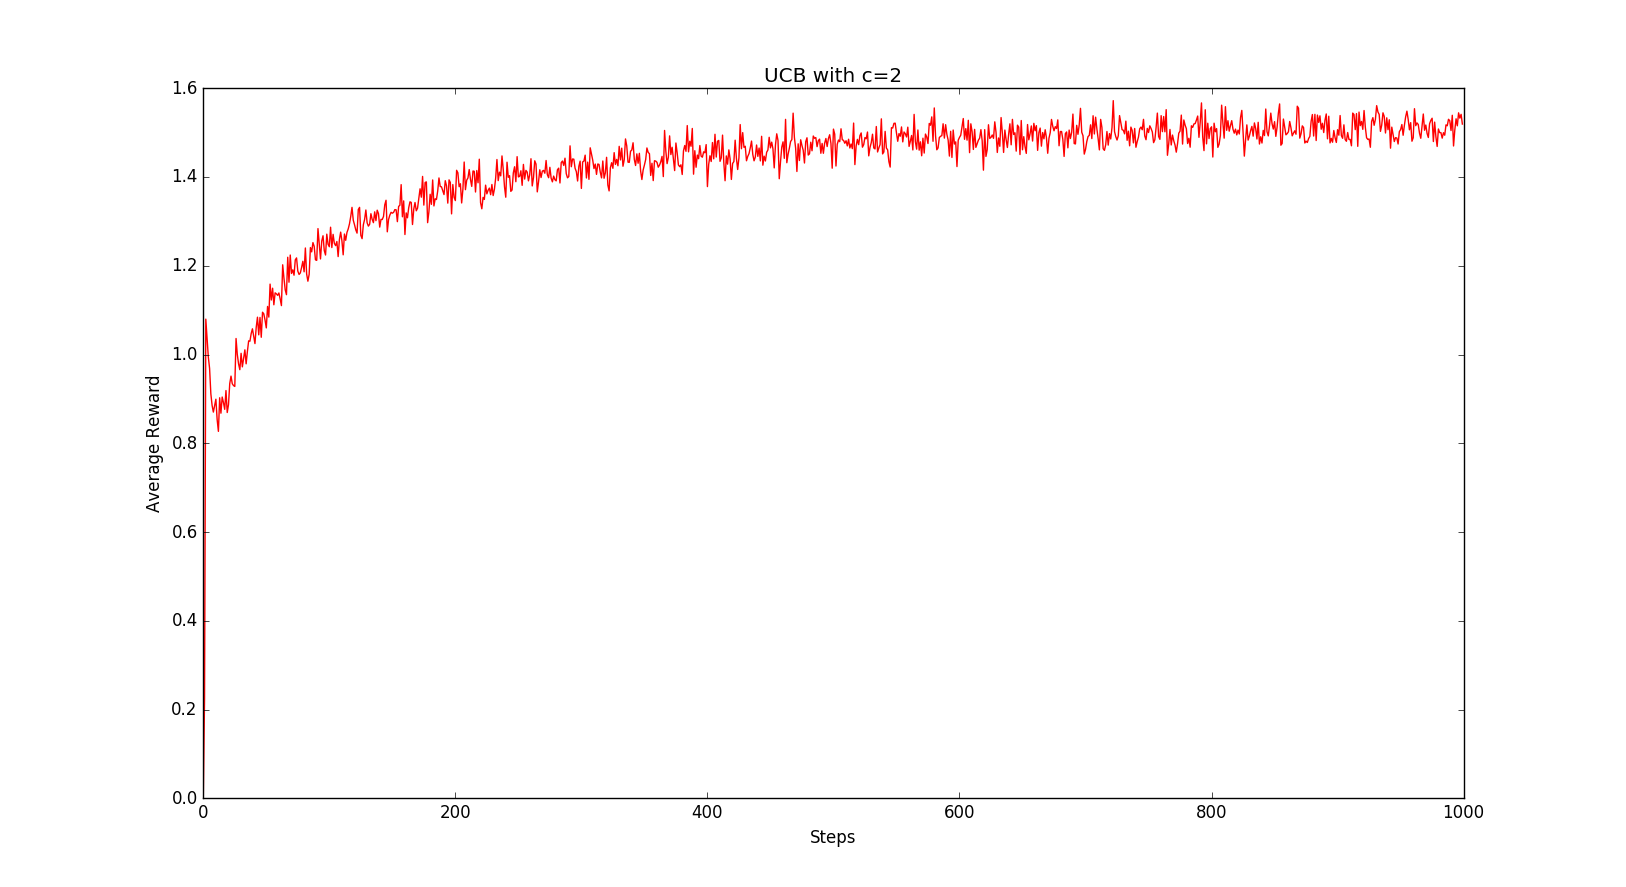

Generate this figure with Python:
import numpy as np
from random import randint
from numpy.random import choice
import matplotlib.pyplot as plt
import random
import sys

class UCB():
	def __init__(self):
		self.gaussian_rewards()

# Function which returns the gaussian reward distribution 
	def gaussian(self,mean):
		gaussian=np.random.normal(mean,1,10000)
		return gaussian

# Initialising the gaussian reward distributions with given mean values and calls the iterator

	def gaussian_rewards(self):
		self.arms=[]
		means=[0.2,-0.8,1.55,0.4,1.2,-1.5,-0.1,-1.0,0.8,-0.5]
		for i in range(10):
			self.arms.append(np.random.normal(means[i],1,10000))
		self.trials()

# UCB algorithm in steps of 1000 averaged over 2000 trials.

	def trials(self):
		armcount=[0 for i in range(10)]	
		reward=[0 for i in range(1000)]
		Confidence_bound=2
		for outer in range(2000):
			Q=[0 for i in range(10)]
			Qt=[100 for i in range(10)]
			#initially pulling each arm once
			count=[1 for i in range(10)]
			count=np.array(count)
			t=0
			for k in range(10):
				Q[k]=self.arms[k][randint(0,9999)]
			for inner in range(1,1000):
				maxvalueE=Qt.index(max(Qt))
				t=t+1
				count[maxvalueE]=count[maxvalueE]+1
				armcount[maxvalueE]=armcount[maxvalueE]+1
				Rt=self.arms[maxvalueE][randint(0,9999)]
				Q[maxvalueE]=Q[maxvalueE]+(Rt-Q[maxvalueE])/count[maxvalueE]
				for z in range(10):
						Qt[z]=Q[z]+Confidence_bound*np.sqrt(np.log(t)/count[z])
				reward[inner]=reward[inner]+Rt
		reward=np.array(reward)
		reward=reward/2000

# Plotting Section

		plt.plot(reward,'r')
		plt.ylabel('Average Reward')
		plt.xlabel('Steps')
		plt.title('UCB with c=2')	
		plt.show()

if __name__=='__main__':
	obj=UCB()
